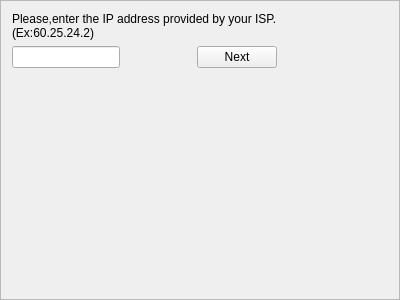
<?xml version="1.0" encoding="UTF-8"?>
<ui version="4.0">
 <class>Frame</class>
 <widget class="QFrame" name="Frame">
  <property name="geometry">
   <rect>
    <x>0</x>
    <y>0</y>
    <width>400</width>
    <height>300</height>
   </rect>
  </property>
  <property name="windowTitle">
   <string>Frame</string>
  </property>
  <property name="frameShape">
   <enum>QFrame::StyledPanel</enum>
  </property>
  <property name="frameShadow">
   <enum>QFrame::Raised</enum>
  </property>
  <layout class="QFormLayout" name="formLayout">
   <item row="0" column="0">
    <layout class="QVBoxLayout" name="verticalLayout">
     <property name="sizeConstraint">
      <enum>QLayout::SetDefaultConstraint</enum>
     </property>
     <item>
      <widget class="QLabel" name="label">
       <property name="text">
        <string>Please,enter the IP address provided by your ISP.(Ex:60.25.24.2)</string>
       </property>
       <property name="wordWrap">
        <bool>true</bool>
       </property>
       <property name="UIText" stdset="0">
        <string>130000</string>
       </property>
      </widget>
     </item>
     <item>
      <layout class="QHBoxLayout" name="horizontalLayout">
       <item>
        <widget class="QLineEdit" name="lineEdit"/>
       </item>
       <item>
        <spacer name="horizontalSpacer">
         <property name="orientation">
          <enum>Qt::Horizontal</enum>
         </property>
         <property name="sizeHint" stdset="0">
          <size>
           <width>40</width>
           <height>20</height>
          </size>
         </property>
        </spacer>
       </item>
       <item>
        <widget class="QPushButton" name="NextButton">
         <property name="text">
          <string>Next</string>
         </property>
         <property name="UIText" stdset="0">
          <string>110007</string>
         </property>
        </widget>
       </item>
      </layout>
     </item>
    </layout>
   </item>
  </layout>
 </widget>
 <resources/>
 <connections/>
</ui>
